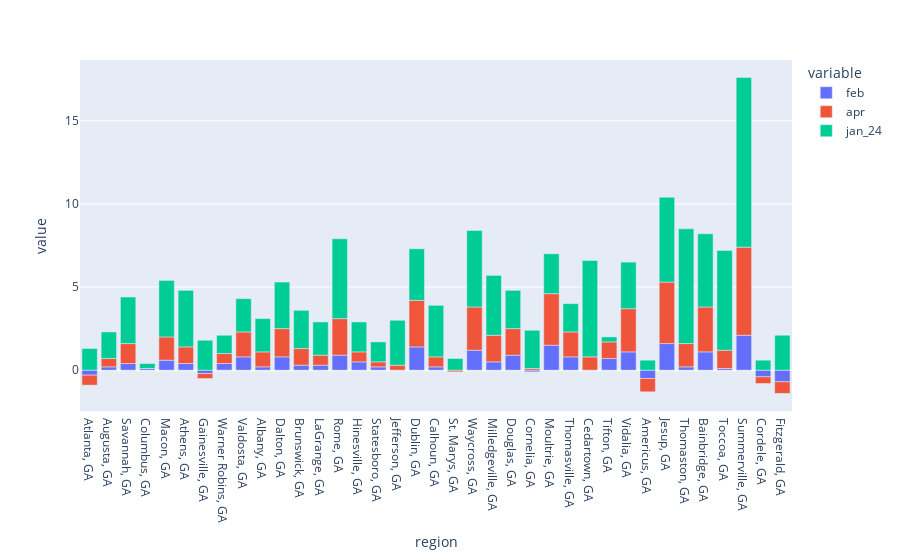

The cell this chart's notebook holds for it:
### Code cell
px.bar(georgia, y=['feb', 'apr', 'jan_24'], x='region')

### Figure 1 — Plotly figure (JSON) as saved in the notebook; plotly's stock layout.template omitted (floating-point values rounded to 4 significant figures)
{"data": [{"alignmentgroup": "True", "hovertemplate": "variable=feb<br>region=%{x}<br>value=%{y}<extra></extra>", "legendgroup": "feb", "marker": {"color": "#636efa", "pattern": {"shape": ""}}, "name": "feb", "offsetgroup": "feb", "orientation": "v", "showlegend": true, "textposition": "auto", "type": "bar", "x": ["Atlanta, GA", "Augusta, GA", "Savannah, GA", "Columbus, GA", "Macon, GA", "Athens, GA", "Gainesville, GA", "Warner Robins, GA", "Valdosta, GA", "Albany, GA", "Dalton, GA", "Brunswick, GA", "LaGrange, GA", "Rome, GA", "Hinesville, GA", "Statesboro, GA", "Jefferson, GA", "Dublin, GA", "Calhoun, GA", "St. Marys, GA", "Waycross, GA", "Milledgeville, GA", "Douglas, GA", "Cornelia, GA", "Moultrie, GA", "Thomasville, GA", "Cedartown, GA", "Tifton, GA", "Vidalia, GA", "Americus, GA", "Jesup, GA", "Thomaston, GA", "Bainbridge, GA", "Toccoa, GA", "Summerville, GA", "Cordele, GA", "Fitzgerald, GA"], "xaxis": "x", "y": [-0.3, 0.2, 0.4, 0.1, 0.6, 0.4, -0.2, 0.4, 0.8, 0.2, 0.8, 0.3, 0.3, 0.9, 0.5, 0.2, 0, 1.4, 0.2, 0, 1.2, 0.5, 0.9, -0.1, 1.5, 0.8, 0, 0.7, 1.1, -0.5, 1.6, 0.2, 1.1, 0.1, 2.1, -0.4, -0.7], "yaxis": "y"}, {"alignmentgroup": "True", "hovertemplate": "variable=apr<br>region=%{x}<br>value=%{y}<extra></extra>", "legendgroup": "apr", "marker": {"color": "#EF553B", "pattern": {"shape": ""}}, "name": "apr", "offsetgroup": "apr", "orientation": "v", "showlegend": true, "textposition": "auto", "type": "bar", "x": ["Atlanta, GA", "Augusta, GA", "Savannah, GA", "Columbus, GA", "Macon, GA", "Athens, GA", "Gainesville, GA", "Warner Robins, GA", "Valdosta, GA", "Albany, GA", "Dalton, GA", "Brunswick, GA", "LaGrange, GA", "Rome, GA", "Hinesville, GA", "Statesboro, GA", "Jefferson, GA", "Dublin, GA", "Calhoun, GA", "St. Marys, GA", "Waycross, GA", "Milledgeville, GA", "Douglas, GA", "Cornelia, GA", "Moultrie, GA", "Thomasville, GA", "Cedartown, GA", "Tifton, GA", "Vidalia, GA", "Americus, GA", "Jesup, GA", "Thomaston, GA", "Bainbridge, GA", "Toccoa, GA", "Summerville, GA", "Cordele, GA", "Fitzgerald, GA"], "xaxis": "x", "y": [-0.6, 0.5, 1.2, 0, 1.4, 1, -0.3, 0.6, 1.5, 0.9, 1.7, 1, 0.6, 2.2, 0.6, 0.3, 0.3, 2.8, 0.6, -0.1, 2.6, 1.6, 1.6, 0.1, 3.1, 1.5, 0.8, 1, 2.6, -0.8, 3.7, 1.4, 2.7, 1.1, 5.3, -0.4, -0.7], "yaxis": "y"}, {"alignmentgroup": "True", "hovertemplate": "variable=jan_24<br>region=%{x}<br>value=%{y}<extra></extra>", "legendgroup": "jan_24", "marker": {"color": "#00cc96", "pattern": {"shape": ""}}, "name": "jan_24", "offsetgroup": "jan_24", "orientation": "v", "showlegend": true, "textposition": "auto", "type": "bar", "x": ["Atlanta, GA", "Augusta, GA", "Savannah, GA", "Columbus, GA", "Macon, GA", "Athens, GA", "Gainesville, GA", "Warner Robins, GA", "Valdosta, GA", "Albany, GA", "Dalton, GA", "Brunswick, GA", "LaGrange, GA", "Rome, GA", "Hinesville, GA", "Statesboro, GA", "Jefferson, GA", "Dublin, GA", "Calhoun, GA", "St. Marys, GA", "Waycross, GA", "Milledgeville, GA", "Douglas, GA", "Cornelia, GA", "Moultrie, GA", "Thomasville, GA", "Cedartown, GA", "Tifton, GA", "Vidalia, GA", "Americus, GA", "Jesup, GA", "Thomaston, GA", "Bainbridge, GA", "Toccoa, GA", "Summerville, GA", "Cordele, GA", "Fitzgerald, GA"], "xaxis": "x", "y": [1.3, 1.6, 2.8, 0.3, 3.4, 3.4, 1.8, 1.1, 2, 2, 2.8, 2.3, 2, 4.8, 1.8, 1.2, 2.7, 3.1, 3.1, 0.7, 4.6, 3.6, 2.3, 2.3, 2.4, 1.7, 5.8, 0.3, 2.8, 0.6, 5.1, 6.9, 4.4, 6, 10.2, 0.6, 2.1], "yaxis": "y"}], "layout": {"barmode": "relative", "legend": {"title": {"text": "variable"}, "tracegroupgap": 0}, "margin": {"t": 60}, "xaxis": {"anchor": "y", "domain": [0, 1], "title": {"text": "region"}}, "yaxis": {"anchor": "x", "domain": [0, 1], "title": {"text": "value"}}}}
